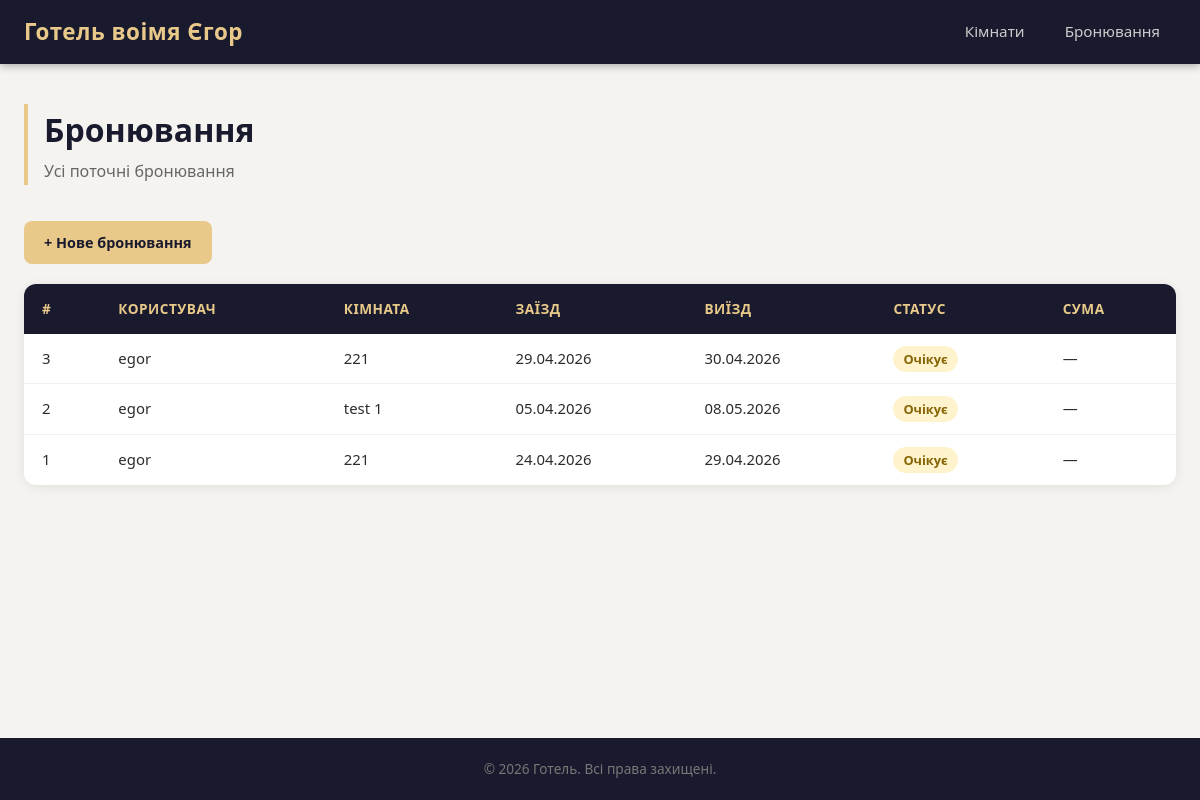
The page /bookings/ on the database its author committed.
### app/models.py (models this page shows, shortened)
class Booking(models.Model):
    STATUS_CHOICES = [
        ('pending', 'Очікує'),
        ('confirmed', 'Підтверджено'),
        ('cancelled', 'Скасовано'),
        ('completed', 'Завершено'),
    ]
    user = models.ForeignKey(
        User,
        on_delete=models.CASCADE,
        related_name='bookings',
        verbose_name='Користувач'
    )
    room = models.ForeignKey(
        Room,
        on_delete=models.CASCADE,
        related_name='bookings',
        verbose_name='Кімната'
    )
    start_date = models.DateTimeField(null=True, blank=True, verbose_name='Дата заїзду')
    end_date = models.DateTimeField(null=True, blank=True, verbose_name='Дата виїзду')
    created_at = models.DateTimeField(auto_now_add=True, verbose_name='Створено')
    updated_at = models.DateTimeField(auto_now=True, verbose_name='Оновлено')
    status = models.CharField(max_length=10, choices=STATUS_CHOICES, default='pending', verbose_name='Статус')
    is_confirmed = models.BooleanField(default=False, verbose_name='Підтверджено')
    total_price = models.DecimalField(max_digits=10, decimal_places=2, null=True, blank=True, verbose_name='Загальна вартість')
    notes = models.TextField(blank=True, verbose_name='Примітки')
    class Meta:
        verbose_name = 'Бронювання'
        verbose_name_plural = 'Бронювання'
        ordering = ['-created_at']

class Room(models.Model):
    ROOM_TYPES = [
        ('single', 'Одномісний'),
        ('double', 'Двомісний'),
        ('suite', 'Люкс'),
        ('family', 'Сімейний'),
    ]
    name = models.CharField(max_length=100, verbose_name='Назва')
    room_type = models.CharField(max_length=10, choices=ROOM_TYPES, default='single', verbose_name='Тип кімнати')
    capacity = models.PositiveIntegerField(verbose_name='Місткість')
    price_per_day = models.DecimalField(max_digits=8, decimal_places=2, verbose_name='Ціна за день')
    description = models.TextField(blank=True, verbose_name='Опис')
    floor = models.PositiveIntegerField(default=1, verbose_name='Поверх')
    has_wifi = models.BooleanField(default=True, verbose_name='Wi-Fi')
    has_tv = models.BooleanField(default=True, verbose_name='Телевізор')
    has_air_conditioning = models.BooleanField(default=False, verbose_name='Кондиціонер')
    is_active = models.BooleanField(default=True, verbose_name='Активна')
    class Meta:
        verbose_name = 'Кімната'
        verbose_name_plural = 'Кімнати'

### app/views.py (the view)
# urls.py: path('bookings/', views.booking_list, name='booking_list'),
def booking_list(request):
    bookings = Booking.objects.all()
    return render(request, 'booking_list.html', {'bookings': bookings})

### templates/booking_list.html (shortened to what this page needs)
{% extends 'base.html' %}
{% block content %}
<div class="page-header">
    <h1>Бронювання</h1>
    <p class="page-subtitle">Усі поточні бронювання</p>
</div>
<div class="booking-list-actions">
    <a href="{% url 'room_list' %}" class="btn btn-primary">+ Нове бронювання</a>
</div>
{% if bookings %}
<div class="table-wrapper">
    <table class="bookings-table">
        <thead>
            <tr>
                <th>#</th>
                <th>Користувач</th>
                <th>Кімната</th>
                <th>Заїзд</th>
                <th>Виїзд</th>
                <th>Статус</th>
                <th>Сума</th>
            </tr>
        </thead>
        <tbody>
            {% for booking in bookings %}
            <tr>
                <td>{{ booking.pk }}</td>
                <td>{{ booking.user.username }}</td>
                <td>{{ booking.room.name }}</td>
                <td>{{ booking.start_date|date:"d.m.Y" }}</td>
                <td>{{ booking.end_date|date:"d.m.Y" }}</td>
                <td>
                    <span class="status-badge status-badge--{{ booking.status }}">
                        {{ booking.get_status_display }}
                    </span>
                </td>
                <td>
                    {% if booking.total_price %}
                    {{ booking.total_price }} грн
                    {% else %}
                    —
                    {% endif %}
                </td>
            </tr>
            {% endfor %}
        </tbody>
    </table>
</div>
{% else %}
<div class="empty-state">
    <p>Бронювань ще немає.</p>
</div>
{% endif %}
{% endblock %}

### templates/base.html (shortened to what this page needs)
<!DOCTYPE html>
<html lang="uk">
<head>
    {% load static %}
    <link rel="stylesheet" href="{% static 'css/style.css' %}">
</head>
<body>
    <nav class="navbar">
        <div class="navbar-inner">
            <a href="{% url 'room_list' %}" class="navbar-brand">Готель воімя Єгор</a>
            <ul class="navbar-links">
                <li><a href="{% url 'room_list' %}">Кімнати</a></li>
                <li><a href="{% url 'booking_list' %}">Бронювання</a></li>
            </ul>
        </div>
    </nav>
    <main class="main-content">
        {% block content %}{% endblock %}
    </main>
    <footer class="footer">
        <p>© 2026 Готель. Всі права захищені.</p>
    </footer>
</body>
</html>

### static/css/style.css (style rules this page uses)
*, *::before, *::after { box-sizing: border-box; margin: 0; padding: 0; }
body { font-family: 'Segoe UI', Tahoma, Geneva, Verdana, sans-serif; background-color: #f5f3ef; color: #2c2c2c; line-height: 1.6; min-height: 100vh; display: flex; flex-direction: column; }
a { text-decoration: none; color: inherit; }
ul { list-style: none; }
.navbar { background-color: #1a1a2e; color: #fff; padding: 0 24px; box-shadow: 0 2px 8px rgba(0,0,0,0.3); position: sticky; top: 0; z-index: 100; }
.navbar-inner { max-width: 1200px; margin: 0 auto; display: flex; align-items: center; justify-content: space-between; height: 64px; }
.navbar-brand { font-size: 1.4rem; font-weight: 700; letter-spacing: 0.5px; color: #e8c98a; }
.navbar-links { display: flex; gap: 8px; }
.navbar-links a { color: #ccc; padding: 8px 16px; border-radius: 6px; font-size: 0.95rem; transition: background 0.2s, color 0.2s; }
.main-content { max-width: 1200px; margin: 0 auto; padding: 40px 24px; width: 100%; flex: 1; }
.page-header { margin-bottom: 36px; border-left: 4px solid #e8c98a; padding-left: 16px; }
.page-header h1 { font-size: 2rem; font-weight: 700; color: #1a1a2e; }
.page-subtitle { color: #666; margin-top: 4px; font-size: 1rem; }
.btn { display: inline-block; padding: 10px 20px; border-radius: 8px; font-size: 0.9rem; font-weight: 600; cursor: pointer; border: none; transition: background 0.2s, transform 0.1s; text-align: center; }
.btn-primary { background: #e8c98a; color: #1a1a2e; }
.table-wrapper { background: #fff; border-radius: 12px; box-shadow: 0 2px 12px rgba(0,0,0,0.08); overflow: hidden; }
.bookings-table { width: 100%; border-collapse: collapse; font-size: 0.93rem; }
.bookings-table th { background: #1a1a2e; color: #e8c98a; padding: 14px 18px; text-align: left; font-weight: 600; font-size: 0.85rem; text-transform: uppercase; letter-spacing: 0.5px; }
.bookings-table td { padding: 13px 18px; border-bottom: 1px solid #f0f0f0; vertical-align: middle; }
.bookings-table tr:last-child td { border-bottom: none; }
.status-badge { padding: 4px 10px; border-radius: 20px; font-size: 0.8rem; font-weight: 600; }
.status-badge--pending { background: #fff3cd; color: #856404; }
.footer { background: #1a1a2e; color: #777; text-align: center; padding: 20px; font-size: 0.85rem; margin-top: auto; }
.booking-list-actions { margin-bottom: 24px; }
.booking-list-actions { margin-bottom: 20px; }

### rows shown on the page
Booking: pk "3", user.username "egor", room.name "221", start_date "29.04.2026", end_date "30.04.2026", status "Очікує"
Booking: pk "2", user.username "egor", room.name "test 1", start_date "05.04.2026", end_date "08.05.2026", status "Очікує"
Booking: pk "1", user.username "egor", room.name "221", start_date "24.04.2026", end_date "29.04.2026", status "Очікує"
